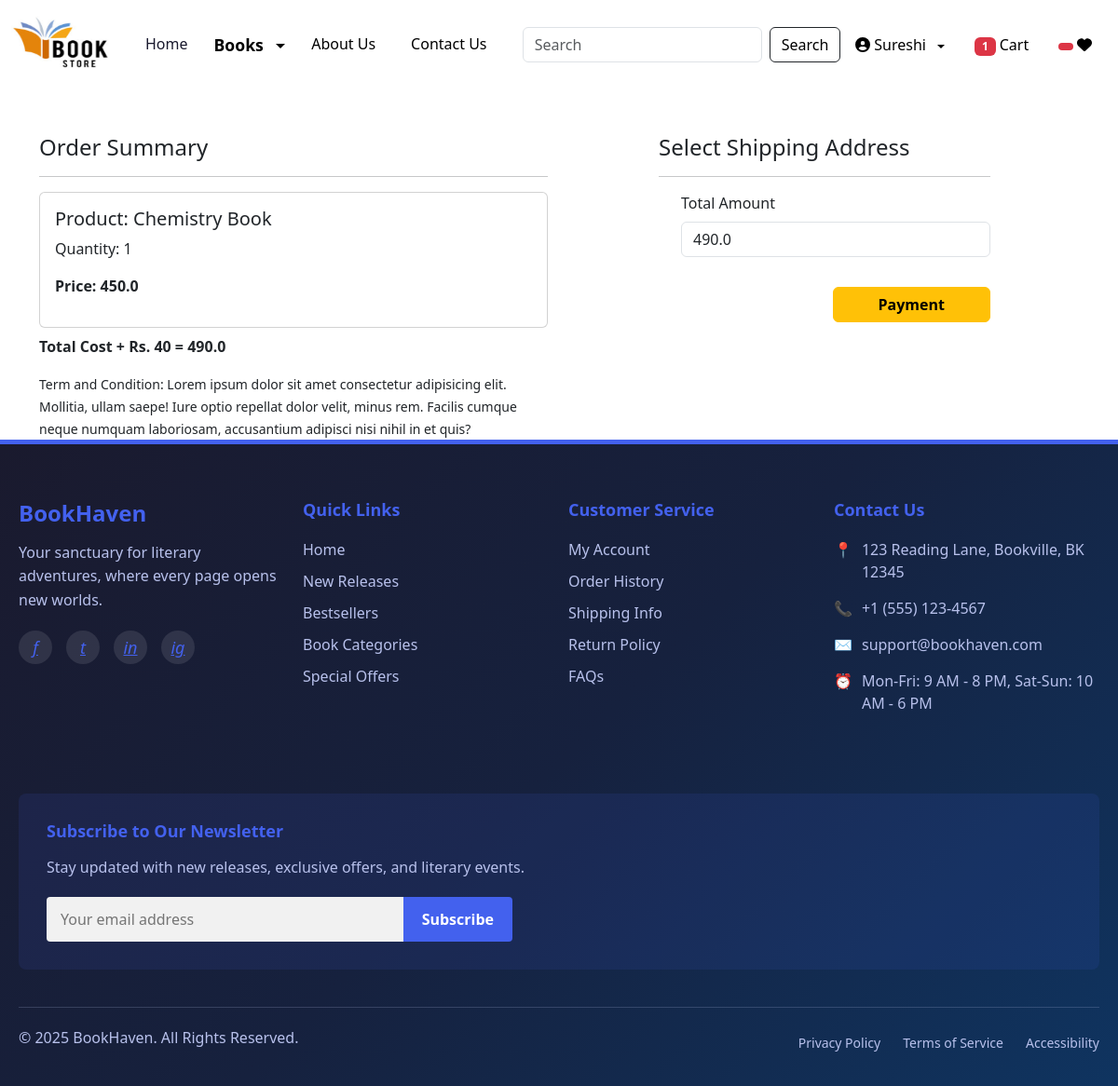
The page /checkout/ (signed in) on the database its author committed.
### app/models.py (models this page shows, shortened)
class Cart(models.Model):
    user = models.ForeignKey(User, on_delete=models.CASCADE, related_name='app_carts')
    product = models.ForeignKey(Product,on_delete=models.CASCADE)
    quantity = models.PositiveIntegerField(default=1)

class Product(models.Model):
    title = models.CharField(max_length=100)
    selling_price = models.FloatField()
    discounted_price = models.FloatField()
    description = models.TextField()
    composition = models.TextField(default='')
    prodapp = models.TextField(default='')
    category = models.CharField(choices=CATEGORY_CHOICES, max_length=2)
    product_image = models.ImageField(upload_to='product')

### app/views.py (the view, shortened to what this page needs)
# urls.py: path('checkout/', views.checkout.as_view(), name='checkout'),
@method_decorator(login_required,name='dispatch')
class checkout(View):
    def get(self,request):
        totalitem = 0
        wishitem=0
        if request.user.is_authenticated:
            totalitem = len(Cart.objects.filter(user=request.user))
            wishitem = len(Wishlist.objects.filter(user=request.user))
        user=request.user
        add=Customer.objects.filter(user=user)
        cart_items=Cart.objects.filter(user=user)
        famount = 0
        for p in cart_items:
            value = p.quantity * p.product.discounted_price
            famount = famount + value
        totalamount = famount + 40
        razoramount = int(totalamount * 100)
        client = razorpay.Client(auth=(settings.RAZOR_KEY_ID, settings.RAZOR_KEY_SECRET))
        data = { "amount": razoramount, "currency": "INR", "receipt": "order_rcptid_12"}
        payment_response = client.order.create(data=data)
        print(payment_response)
        order_id = payment_response['id']
        order_status = payment_response['status']
        return render(request, 'app/checkout.html',locals())

### app/templates/app/checkout.html (shortened to what this page needs)
{% extends 'app/base.html' %}
{% load static %}
{% block main-content %}
<div class="container">
 <div class="row mt-5">
  <div class="col-sm-6">
    <h4>Order Summary</h4>
    <hr>
    {% for item in cart_items %}
      <div class="card mb-2">
        <div class="card-body">
          <h5>Product: {{item.product.title}}</h5>
          <p>Quantity: {{item.quantity}}</p>
          <p class="fw-bold">Price: {{item.product.discounted_price}}</p>
        </div>
      </div>
    {% endfor %}
    <p class="fw-bold">Total Cost + Rs. 40 = {{totalamount}}</p>
    <small>Term and Condition: Lorem ipsum dolor sit amet consectetur adipisicing elit. Mollitia, ullam saepe! Iure optio repellat dolor velit, minus rem. Facilis cumque neque numquam laboriosam, accusantium adipisci nisi nihil in et quis?</small>
  </div>
  <div class="col-sm-4 offset-sm-1">
    <h4>Select Shipping Address</h4>
    <hr>
    <form  method="post" id="myform">
        <div class="form-check mb-3">
          <label for="totamount" class="form-label">Total Amount</label>
          <input type="number" class="form-control" name="totamount" value={{totalamount}} readonly>
        </div>
        <div class="text-end">
          <button id="rzp-button1" type="submit" class="btn btn-warning mt-3 px-5 fw-bold">Payment</button>
        </div>
      </form>
    </div>
  </div>
</div>
{% endblock main-content %}

### app/templates/app/base.html (shortened to what this page needs)
<!DOCTYPE html>
{% load static %}
<html lang="en">
<head>
    <link href="https://cdn.jsdelivr.net/npm/bootstrap@5.3.3/dist/css/bootstrap.min.css" rel="stylesheet">
    <link rel="stylesheet" href="{% static 'app/css/owl.carousel.min.css' %}" />
    <link rel="stylesheet" href="{% static 'app/css/all.min.css' %}" />
    <link rel="stylesheet" href="{% static 'app/css/style.css' %}" />
</head>
<body>
  <nav class="navbar navbar-expand-lg navbar-dark" style="background-color: white;">
        <div class="container-fluid">
          <a class="navbar-brand" href="#">
            <img src="{% static "app/images/banner/xyz.png" %}" width="120" height="70" />
          </a>
          <div class="collapse navbar-collapse" id="navbarSupportedContent">
            <ul class="navbar-nav me-auto mb-2 mb-lg-0">
              <li class="nav-item" style="border-right: 2px solid white; padding-right: 10px; margin-right: 10px rounded;">
                <a class="nav-link active " aria-current="page" href="/" style="color: #1a1a2e;">Home</a>
              </li>
              <li class="nav-item dropdown" style="border-right: 2px solid white; padding-right: 10px; margin-right: 10px rounded;">
                <a class="nav-link dropdown-toggle" href="#" role="button" data-bs-toggle="dropdown" aria-expanded="false" style="color: black; font-weight: 600; font-size: 1.1rem; cursor: pointer;">
                  Books
                </a>
              </li>
              <li class="nav-item" style="border-right: 2px solid white; padding-right: 10px; margin-right: 10px;">
                <a class="nav-link" href="{% url 'about' %}" style="color: black;">About Us</a>
              </li>
              <li class="nav-item">
                <a class="nav-link" href="{% url 'contact' %}" style="color: black;">Contact Us</a>
              </li>
            </ul>
            <form class="d-flex" role="search" action="/search">
              <input class="form-control me-2" type="search" placeholder="Search" name="search"  aria-label="Search">
              <button class="btn btn-outline-dark" type="submit" style="color: black;">Search</button>
            </form>
          </div>
          <ul class="navbar-nav me-auto mb-2 mb-lg-0 rounded">
            <li class="nav-item dropdown mx-2">
              {% if user.is_authenticated %}
              <a class="nav-link dropdown-toggle" id="profileDropdown" role="button" data-bs-toggle="dropdown" aria-expanded="false" style="color: black;">
                <i class="fas fa-user-circle me-1"></i>{{ user.username }}
              </a>
                {% endif %}
            </li>
            <li class="nav-item mx-2">
              <a href="{% url 'showcart' %}" class="nav-link" style="color: black;">
                <span class="badge bg-danger">
                  {% if totalitem > 0 %} {{ totalitem }} {% endif %}
                </span>
                Cart
              </a>
            </li>
            <li class="nav-item mx-2">
              <a href="{% url 'showwishlist' %}" class="nav-link text-white">
                <span class="badge bg-danger">
                </span>
                <i class="fa fa-heart" style="color: black;"></i>
              </a>
            </li>
          </ul>
        </div>
      </nav>
      {% block main-content %}{% endblock main-content %}
      <footer style="background: linear-gradient(135deg, #1a1a2e 0%, #16213e 50%, #0f3460 100%); color: #f1f1f1; padding: 60px 0 30px; font-family: 'Segoe UI', Tahoma, Geneva, Verdana, sans-serif; border-top: 5px solid #4361ee;">
        <div style="max-width: 1200px; margin: 0 auto; padding: 0 20px;">
          <div style="display: flex; flex-wrap: wrap; justify-content: space-between; margin-bottom: 40px;">
            <div style="flex: 1; min-width: 240px; margin-bottom: 30px; padding-right: 20px;">
              <h3 style="color: #4361ee; font-size: 24px; margin-bottom: 15px; font-weight: 700;">BookHaven</h3>
              <p style="line-height: 1.6; color: #b8c1ec; margin-bottom: 20px;">Your sanctuary for literary adventures, where every page opens new worlds.</p>
              <div style="display: flex; gap: 15px;">
                <a href="#" style="color: #4361ee; display: inline-block; width: 36px; height: 36px; line-height: 36px; text-align: center; border-radius: 50%; background-color: rgba(255,255,255,0.1); transition: all 0.3s ease;">
                  <i style="font-size: 18px;">f</i>
                </a>
                <a href="#" style="color: #4361ee; display: inline-block; width: 36px; height: 36px; line-height: 36px; text-align: center; border-radius: 50%; background-color: rgba(255,255,255,0.1); transition: all 0.3s ease;">
                  <i style="font-size: 18px;">t</i>
                </a>
                <a href="#" style="color: #4361ee; display: inline-block; width: 36px; height: 36px; line-height: 36px; text-align: center; border-radius: 50%; background-color: rgba(255,255,255,0.1); transition: all 0.3s ease;">
                  <i style="font-size: 18px;">in</i>
                </a>
                <a href="#" style="color: #4361ee; display: inline-block; width: 36px; height: 36px; line-height: 36px; text-align: center; border-radius: 50%; background-color: rgba(255,255,255,0.1); transition: all 0.3s ease;">
                  <i style="font-size: 18px;">ig</i>
                </a>
              </div>
            </div>
            <div style="flex: 1; min-width: 160px; margin-bottom: 30px;">
              <h4 style="color: #4361ee; font-size: 18px; margin-bottom: 20px; font-weight: 600;">Quick Links</h4>
              <ul style="list-style: none; padding: 0; margin: 0;">
                <li style="margin-bottom: 10px;"><a href="#" style="color: #b8c1ec; text-decoration: none; transition: color 0.3s ease;">Home</a></li>
                <li style="margin-bottom: 10px;"><a href="#" style="color: #b8c1ec; text-decoration: none; transition: color 0.3s ease;">New Releases</a></li>
                <li style="margin-bottom: 10px;"><a href="#" style="color: #b8c1ec; text-decoration: none; transition: color 0.3s ease;">Bestsellers</a></li>
                <li style="margin-bottom: 10px;"><a href="#" style="color: #b8c1ec; text-decoration: none; transition: color 0.3s ease;">Book Categories</a></li>
                <li style="margin-bottom: 10px;"><a href="#" style="color: #b8c1ec; text-decoration: none; transition: color 0.3s ease;">Special Offers</a></li>
              </ul>
            </div>
            <div style="flex: 1; min-width: 160px; margin-bottom: 30px;">
              <h4 style="color: #4361ee; font-size: 18px; margin-bottom: 20px; font-weight: 600;">Customer Service</h4>
              <ul style="list-style: none; padding: 0; margin: 0;">
                <li style="margin-bottom: 10px;"><a href="#" style="color: #b8c1ec; text-decoration: none; transition: color 0.3s ease;">My Account</a></li>
                <li style="margin-bottom: 10px;"><a href="#" style="color: #b8c1ec; text-decoration: none; transition: color 0.3s ease;">Order History</a></li>
                <li style="margin-bottom: 10px;"><a href="#" style="color: #b8c1ec; text-decoration: none; transition: color 0.3s ease;">Shipping Info</a></li>
                <li style="margin-bottom: 10px;"><a href="#" style="color: #b8c1ec; text-decoration: none; transition: color 0.3s ease;">Return Policy</a></li>
                <li style="margin-bottom: 10px;"><a href="#" style="color: #b8c1ec; text-decoration: none; transition: color 0.3s ease;">FAQs</a></li>
              </ul>
            </div>
            <div style="flex: 1; min-width: 240px; margin-bottom: 30px;">
              <h4 style="color: #4361ee; font-size: 18px; margin-bottom: 20px; font-weight: 600;">Contact Us</h4>
              <p style="margin-bottom: 15px; display: flex; align-items: flex-start; color: #b8c1ec;">
                <span style="margin-right: 10px; color: #4361ee;">📍</span>
                <span>123 Reading Lane, Bookville, BK 12345</span>
              </p>
              <p style="margin-bottom: 15px; display: flex; align-items: flex-start; color: #b8c1ec;">
                <span style="margin-right: 10px; color: #4361ee;">📞</span>
                <span>+1 (555) 123-4567</span>
              </p>
              <p style="margin-bottom: 15px; display: flex; align-items: flex-start; color: #b8c1ec;">
                <span style="margin-right: 10px; color: #4361ee;">✉️</span>
                <span>support@bookhaven.com</span>
              </p>
              <p style="margin-bottom: 15px; display: flex; align-items: flex-start; color: #b8c1ec;">
                <span style="margin-right: 10px; color: #4361ee;">⏰</span>
                <span>Mon-Fri: 9 AM - 8 PM, Sat-Sun: 10 AM - 6 PM</span>
              </p>
            </div>
          </div>
          <div style="background-color: rgba(67, 97, 238, 0.1); padding: 30px; border-radius: 8px; margin-bottom: 40px;">
            <h4 style="color: #4361ee; font-size: 18px; margin-bottom: 15px; font-weight: 600;">Subscribe to Our Newsletter</h4>
            <p style="color: #b8c1ec; margin-bottom: 20px;">Stay updated with new releases, exclusive offers, and literary events.</p>
            <div style="display: flex; max-width: 500px;">
              <input type="email" placeholder="Your email address" style="flex: 1; padding: 12px 15px; border: none; border-radius: 4px 0 0 4px; background-color: #f1f1f1; color: #333;">
              <button style="padding: 12px 20px; background-color: #4361ee; color: white; border: none; border-radius: 0 4px 4px 0; cursor: pointer; font-weight: 600;">Subscribe</button>
            </div>
          </div>
          <div style="border-top: 1px solid rgba(184, 193, 236, 0.2); padding-top: 20px; display: flex; flex-wrap: wrap; justify-content: space-between; align-items: center;">
            <p style="color: #b8c1ec; margin-bottom: 10px;">© 2025 BookHaven. All Rights Reserved.</p>
            <div>
              <a href="#" style="color: #b8c1ec; text-decoration: none; margin-left: 20px; font-size: 14px;">Privacy Policy</a>
              <a href="#" style="color: #b8c1ec; text-decoration: none; margin-left: 20px; font-size: 14px;">Terms of Service</a>
              <a href="#" style="color: #b8c1ec; text-decoration: none; margin-left: 20px; font-size: 14px;">Accessibility</a>
            </div>
          </div>
        </div>
      </footer>
</body>
</html>

### app/templates/app/base.html (style rules this page uses)
.dropdown-toggle::after { display: inline-block; margin-left: 0.5em; vertical-align: middle; content: ""; border-top: 0.3em solid; border-right: 0.3em solid transparent; border-bottom: 0; border-left: 0.3em solid transparent; }

### rows shown on the page
Cart: product "Chemistry Book", quantity "1", product.discounted_price "450.0"

### other values the page prints
{{ user.username }} "Sureshi"
{{ totalitem }} "1"
{{ totalamount }} "490.0"
